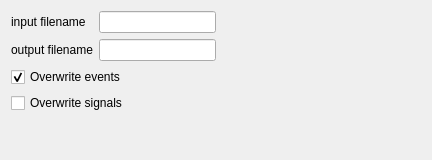
<?xml version="1.0" encoding="UTF-8"?>
<ui version="4.0">
 <class>PSGWriterSettingsView</class>
 <widget class="QWidget" name="PSGWriterSettingsView">
  <property name="geometry">
   <rect>
    <x>0</x>
    <y>0</y>
    <width>432</width>
    <height>160</height>
   </rect>
  </property>
  <property name="windowTitle">
   <string>Form</string>
  </property>
  <property name="styleSheet">
   <string notr="true">font: 12pt &quot;Roboto&quot;;</string>
  </property>
  <layout class="QHBoxLayout" name="horizontalLayout">
   <item>
    <layout class="QVBoxLayout" name="verticalLayout">
     <item>
      <layout class="QFormLayout" name="formLayout">
       <item row="0" column="0">
        <widget class="QLabel" name="label">
         <property name="text">
          <string>input filename</string>
         </property>
        </widget>
       </item>
       <item row="0" column="1">
        <widget class="QLineEdit" name="lineEdit_input_filename"/>
       </item>
       <item row="1" column="0">
        <widget class="QLabel" name="label_2">
         <property name="text">
          <string>output filename</string>
         </property>
        </widget>
       </item>
       <item row="1" column="1">
        <widget class="QLineEdit" name="lineEdit_output_filename"/>
       </item>
      </layout>
     </item>
     <item>
      <widget class="QCheckBox" name="checkBox_overwrite_events">
       <property name="toolTip">
        <string>Check to write new events. Events saved in the file with the same group, name, and channels as the new events will be deleted first.</string>
       </property>
       <property name="text">
        <string>Overwrite events</string>
       </property>
       <property name="checked">
        <bool>true</bool>
       </property>
      </widget>
     </item>
     <item>
      <widget class="QCheckBox" name="checkBox_overwrite_signals">
       <property name="toolTip">
        <string>Check to replace signals. Original signals with the same label as the new signals will be overwritten.  New labels will be ignored.</string>
       </property>
       <property name="text">
        <string>Overwrite signals</string>
       </property>
      </widget>
     </item>
     <item>
      <spacer name="verticalSpacer">
       <property name="orientation">
        <enum>Qt::Vertical</enum>
       </property>
       <property name="sizeHint" stdset="0">
        <size>
         <width>20</width>
         <height>40</height>
        </size>
       </property>
      </spacer>
     </item>
    </layout>
   </item>
   <item>
    <spacer name="horizontalSpacer">
     <property name="orientation">
      <enum>Qt::Horizontal</enum>
     </property>
     <property name="sizeHint" stdset="0">
      <size>
       <width>187</width>
       <height>20</height>
      </size>
     </property>
    </spacer>
   </item>
  </layout>
 </widget>
 <resources>
  <include location="../../../../scinodes_poc/src/main/python/ui/themes/themes.qrc"/>
 </resources>
 <connections/>
</ui>
